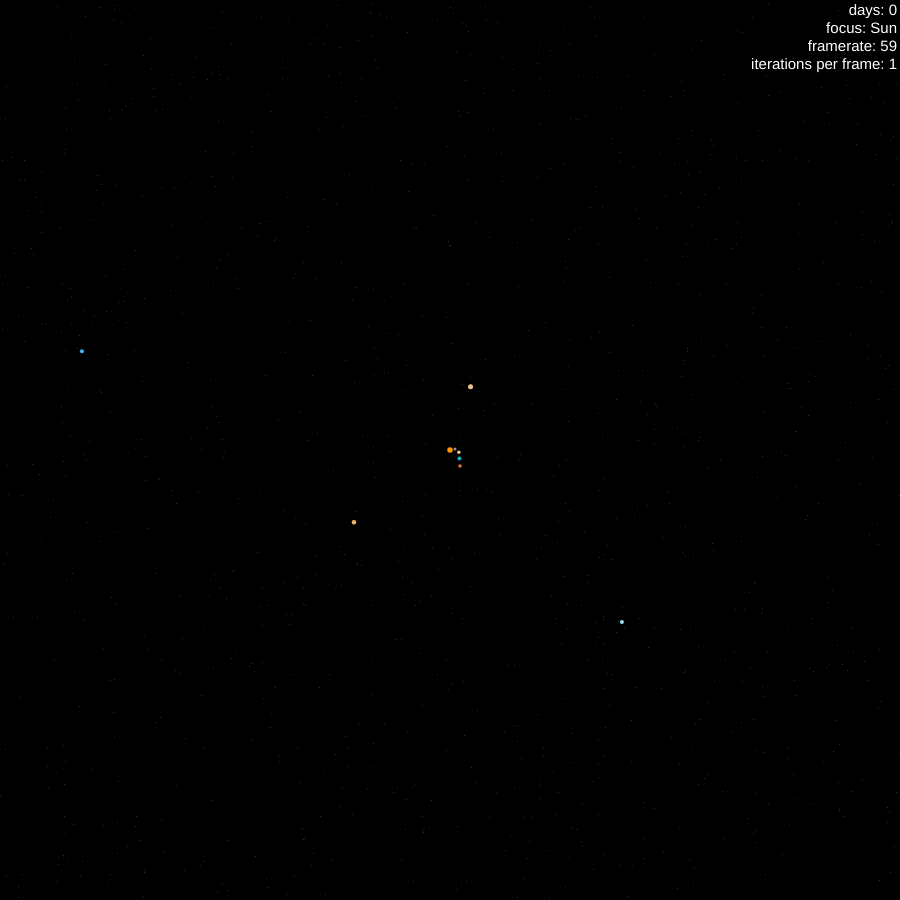
Frame 1 (no input)
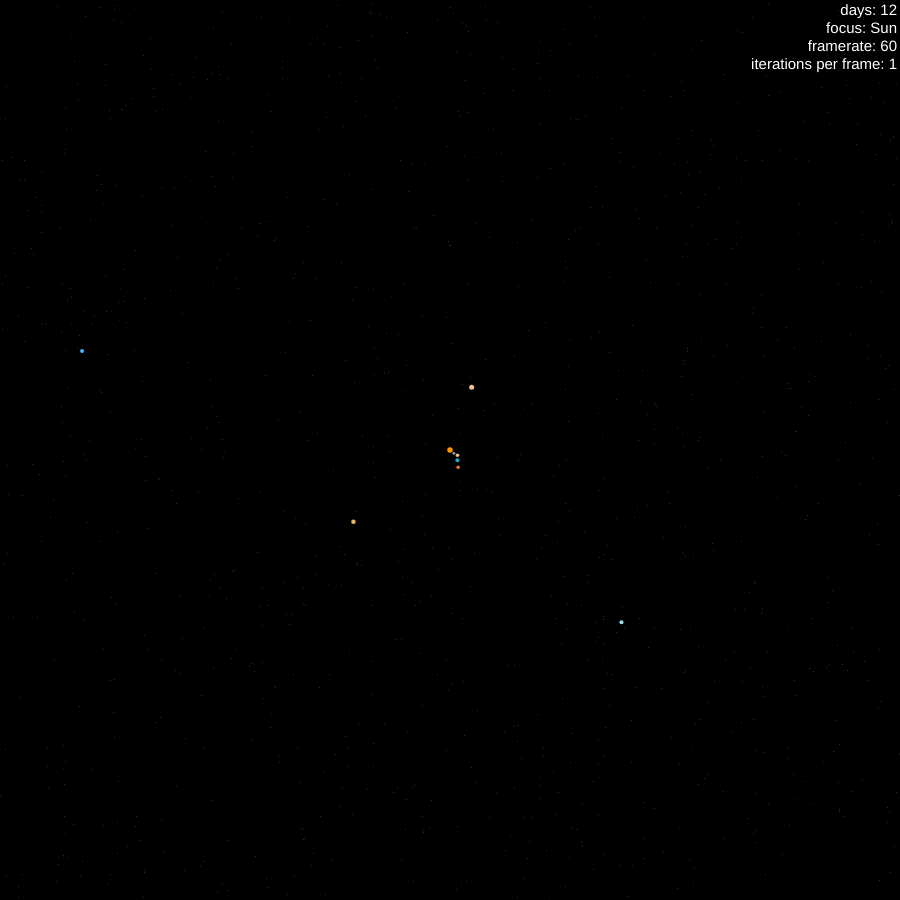
Frame 60 (no input)
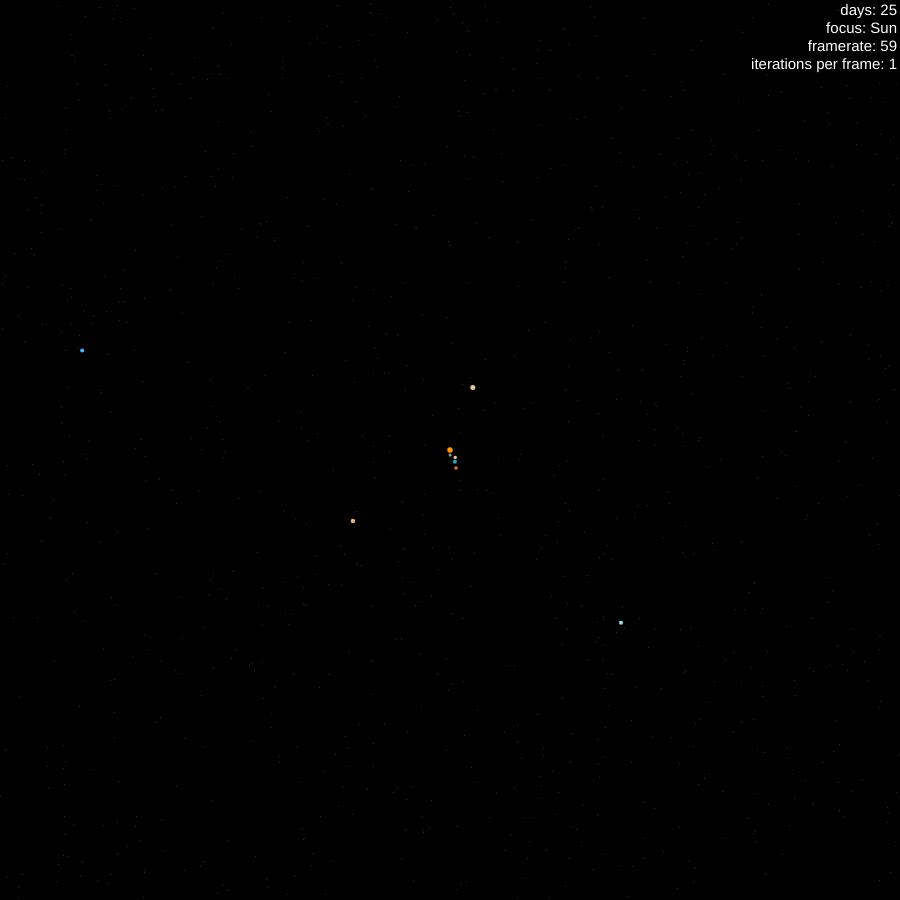
Frame 120 (the mouse pressed at the canvas centre since frame 60)

The p5.js sketch that drew these frames (run headless with seeded random() and noise() and a simulated clock; from frame 60 on, the mouse is pressed at the canvas centre):

// p5.js sketch
// ── sketch.js
const width = 900;
const height = 900;
const G = 6.67428e-11;  // The gravitational constant G
const AU = 149.6e9;  // 149.6 billion meters.
const fr = 144;

class Body {
	constructor(name, mass, r, v, size = 3, color = [255, 255, 255]) {
		this.name = name;
		this.mass = mass;

		var a = Math.floor(Math.random() * 360);

		this.x = r * Math.cos(a * (Math.PI / 180)) * AU;
		this.y = r * Math.sin(a * (Math.PI / 180)) * AU;

		this.vx = v * -Math.sin(a * (Math.PI / 180)) * 1000;
		this.vy = v * Math.cos(a * (Math.PI / 180)) * 1000;

		this.size = size;
		this.color = color;
	}

	attraction(other) {
		var dx = other.x - this.x;
		var dy = other.y - this.y;
		var d = (dx * dx + dy * dy) ** 0.5;

		if (d == 0) {
			return [0, 0];
		}

		var f = G * this.mass * other.mass / (d * d);

		var theta = Math.atan2(dy, dx);
		var fx = Math.cos(theta) * f;
		var fy = Math.sin(theta) * f;

		return [fx, fy];
	}

	display() {
		fill(this.color)
		ellipse((this.x * scale) + width / 2, (this.y * scale) + height / 2, this.size, this.size);
	}
}

function setup() {
	createCanvas(width, height);
	frameRate(fr);
	fill(255);
	strokeWeight(0.5);
	noStroke(150);

	day = 1;
	week = day * 7;
	year = day * 365.2425;
	month = year / 12;

	daysPerSecond = month;  // change this to one of time varibales above, larger time will have a faster but lower quality simulation
	timeMulti = daysPerSecond / fr;
	timestep = 86400 * timeMulti;

	sun = new Body("Sun", 1.98855e30, 0, 0, 5.5, [255, 150, 0]);
	mercury = new Body("Mercury", 3.3011e23, 0.4, 47, 3, [150, 150, 150]);
	venus = new Body("Venus", 4.8675e24, 0.72, 35, 3.5, [240, 194, 141]);
	earth = new Body("Earth", 5.97237e24, 1, 29.8, 4, [14, 177, 199]);
	mars = new Body("Mars", 6.4171e23, 1.5, 24.1, 3.5, [232, 116, 49]);
	jupiter = new Body("Jupiter", 1.8986e27, 5.25, 13.1, 5, [240, 194, 141]);
	saturn = new Body("Saturn", 5.6836e26, 9.5, 9.7, 4.5, [240, 179, 101]);
	uranus = new Body("Uranas", 8.6810e25, 19.21, 6.8, 4, [147, 228, 237]);
	neptune = new Body("Neptune", 8.6810e25, 30.11, 5.43, 4, [71, 182, 255]);

	bodies = [sun, mercury, venus, earth, mars, jupiter, saturn, uranus, neptune];

	focus = 0;
	days = 0;
	show_closest = false;

	iterations = 1;
	scale = (width * 0.9 / 2) / (32 * AU);

	stars = [];

	for (var i = 0; i < 1000; i++) {
		stars.push([
			Math.random() * width,
			Math.random() * height
		])
	}
}

function draw() {
	background(0);

	// draw stars

	for (var i = 0; i < stars.length; i++) {
		ellipse(stars[i][0], stars[i][1], 0.5, 0.5)
	}

	for (var i = 0; i < iterations; i++) {
		simuation(i);
		days += timeMulti / fr;
	}

	// draw line

	closest_planet = undefined;

	if (show_closest && focus != 0) {

		closest_distance = Infinity;

		for (var i = 1; i < 9; i++) {
			if (i != focus) {
				dif_x = bodies[focus].x - bodies[i].x;
				dif_y = bodies[focus].y - bodies[i].y;
				dist = Math.sqrt(dif_x * dif_x + dif_y * dif_y)

				if (dist < closest_distance) {
					closest_planet = bodies[i];
					closest_distance = dist;
				}
			}
		}
		
		stroke(255);
		line((bodies[focus].x * scale) + width / 2, (bodies[focus].y * scale) + height / 2, (closest_planet.x * scale) + width / 2, (closest_planet.y * scale) + height / 2)
		noStroke();
	}

	// text
	fill(255);
	textSize(15);
	textAlign(RIGHT, TOP);
	text('days: ' + Math.floor(days / 0.006944444444444444), width - 3, 3);
	text('focus: ' + bodies[focus].name, width - 3, 21);
	text('framerate: ' + Math.floor(frameRate()), width - 3, 39);
	text('iterations per frame: ' + iterations, width - 3, 57);
	if (closest_planet != undefined) {
		text('closest planet: ' + closest_planet.name, width - 3, 75);
	}
}

function simuation(n) {
	var force = [];

	for (var bodyIndex = 0; bodyIndex < bodies.length; bodyIndex++) {
		var body = bodies[bodyIndex];

		var totalFX = 0;
		var totalFY = 0;

		for (var otherIndex = 0; otherIndex < bodies.length; otherIndex++) {
			var other = bodies[otherIndex];
			if (other !== body) {
				var att = body.attraction(other);
				totalFX += att[0];
				totalFY += att[1];
			}
		}

		force.push([totalFX, totalFY]);
	}

	if (n == iterations - 1) {  // keeps focus at center of screen
		var offsetX = bodies[focus].x
		var offsetY = bodies[focus].y
	}

	for (var bodyIndex = 0; bodyIndex < bodies.length; bodyIndex++) {
		var body = bodies[bodyIndex];
		var f = force[bodyIndex];

		body.vx += f[0] / body.mass * timestep;
		body.vy += f[1] / body.mass * timestep;

		body.x += body.vx * timestep;
		body.y += body.vy * timestep;

		if (n == iterations - 1) {
			body.x -= offsetX;
			body.y -= offsetY;
			body.display();
		}
	}
}

function keyPressed() {
	if (keyCode == 189) {  // +
		scale *= 0.8
	}
	if (keyCode == 187) {  // -
		scale *= 1.2
	}

	if (keyCode == 188 && iterations > 1) {  // <
		iterations /= 2;
	}
	if (keyCode == 190) {  // >
		iterations *= 2;
	}

	if (keyCode == 219) {  // [
		focus = (9 + focus - 1) % 9;
	}
	if (keyCode == 221) {  // ]
		focus = (focus + 1) % 9;
	}

	if (keyCode == 67) {
		show_closest = !show_closest;
	}
}
